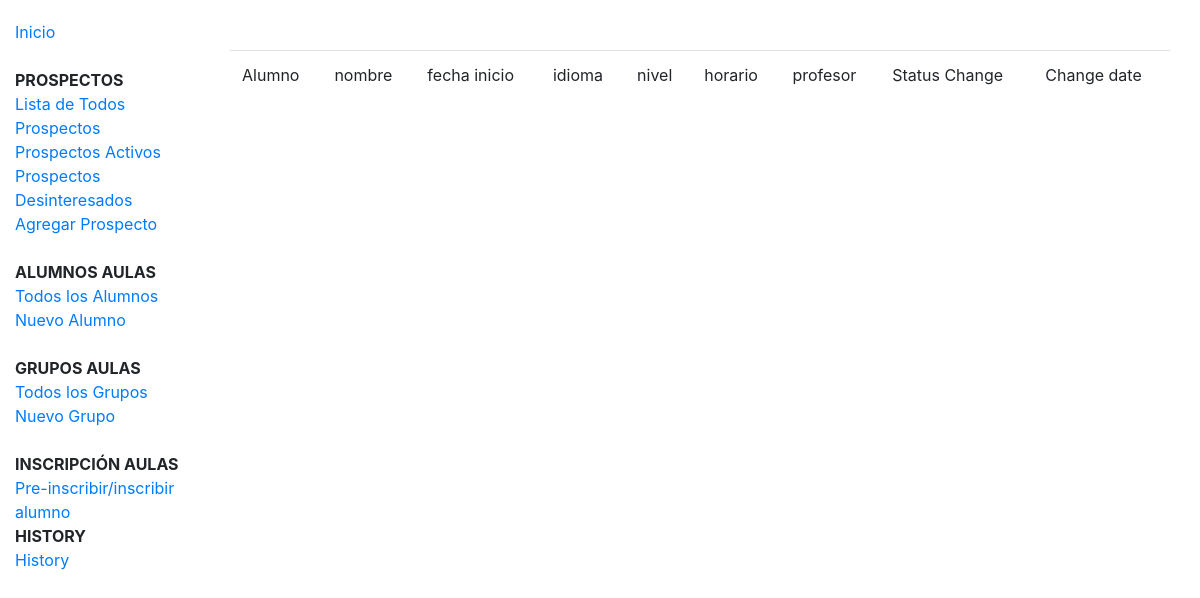
The app's page /history/all/, older data.
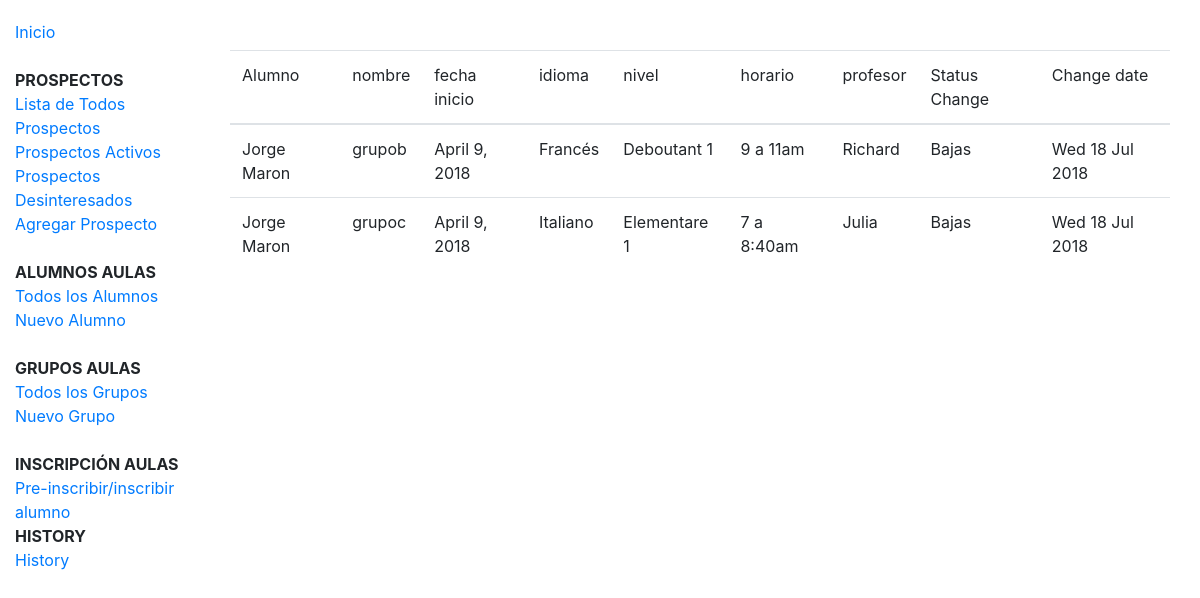
The same page, newer data.
### history/models.py (models this page shows, shortened)
class History(models.Model):
    nombre = models.CharField(max_length=100)
    fecha_inicio = models.DateField(null=True, blank=True)
    idioma = models.ForeignKey("grupos.Idioma", on_delete=models.SET_NULL, null=True)
    nivel = models.ForeignKey("grupos.Nivel", on_delete=models.SET_NULL, null=True)
    horario = models.ForeignKey("grupos.Horario", on_delete=models.SET_NULL, null=True)
    profesor = models.ForeignKey("grupos.Profesor", on_delete=models.SET_NULL, null=True)
    salon = models.ForeignKey("grupos.Salon", on_delete=models.SET_NULL, null=True)
    alumno = models.ForeignKey("grupos.Alumno", on_delete=models.SET_NULL, null=True)
    status = models.CharField(max_length=50)
    created = models.DateTimeField(editable=False, auto_now_add=True)

### grupos/models.py (models this page shows, shortened)
class Alumno(models.Model):
    nombre = models.CharField(max_length=100)
    apaterno = models.CharField(max_length=100)
    amaterno = models.CharField(max_length=100, blank=True, null=True)
    cel = models.IntegerField(blank=True, null=True)
    tel = models.IntegerField(blank=True, null=True)
    email = models.EmailField(blank=True, null=True)
    fecha_nacimiento = models.DateField(null=True, blank=True)
    direccion = models.CharField(max_length=400)

class Idioma(models.Model):
    name = models.CharField(max_length=100, help_text="Ingresa el idioma de interés (Inglés, Español etc.)")

class Nivel(models.Model):
    idioma = models.ForeignKey(Idioma, on_delete=models.CASCADE, null=True)
    name = models.CharField(max_length=100, help_text="Ingresa el nivel)")

class Horario(models.Model):
    name = models.CharField(max_length=100, help_text="Ingresa el horario")

class Profesor(models.Model):
    name = models.CharField(max_length=100, help_text="Ingresa el profesor")

### history/views.py (the view)
# urls.py: path('all/', views.historyall, name='alumno-all'),
def historyall(request):
    recs = History.objects.all().order_by('created')
    return render(request, 'history/history.list.html', {'records':recs})

### history/templates/history/history.list.html
{% extends "base_generic.html" %}
{% block content %}
    <div class="container-fluid" style="padding-top: 50px;">
    <table class="table">
        <thread>
            <tr>
                <td>Alumno</td>
                <td>nombre</td>
                <td>fecha inicio</td>
                <td>idioma</td>
                <td>nivel</td>
                <td>horario</td>
                <td>profesor</td>
                <td>Status Change</td>
                <td>Change date</td>
            </tr>
        </thread>
        <tbody>
        {% for rec in records %}
            <tr>
            <td>{{ rec.alumno.nombre }} {{ rec.alumno.apaterno }}</td>
            <td>{{ rec.nombre }}</td>
            <td>{{ rec.fecha_inicio }}</td>
            <td>{{ rec.idioma.name }}</td>
            <td>{{ rec.nivel.name }}</td>
            <td>{{ rec.horario.name }}</td>
            <td>{{ rec.profesor.name }}</td>
            <td>{{ rec.status }}</td>
            <td>{{ rec.created|date:"D d M Y"  }}</td>
            </tr>
        {% endfor %}
        </tbody>
    </table>
    </div>
{% endblock %}

Row changes from the older to the newer data that the page shows:
added History: alumno.nombre "Jorge", alumno.apaterno "Maron", nombre "grupob", fecha_inicio "April 9, 2018", idioma.name "Francés", nivel.name "Deboutant 1", horario.name "9 a 11am", profesor.name "Richard", status "Bajas", created "Wed 18 Jul 2018"
added History: alumno.nombre "Jorge", alumno.apaterno "Maron", nombre "grupoc", fecha_inicio "April 9, 2018", idioma.name "Italiano", nivel.name "Elementare 1", horario.name "7 a 8:40am", profesor.name "Julia", status "Bajas", created "Wed 18 Jul 2018"
